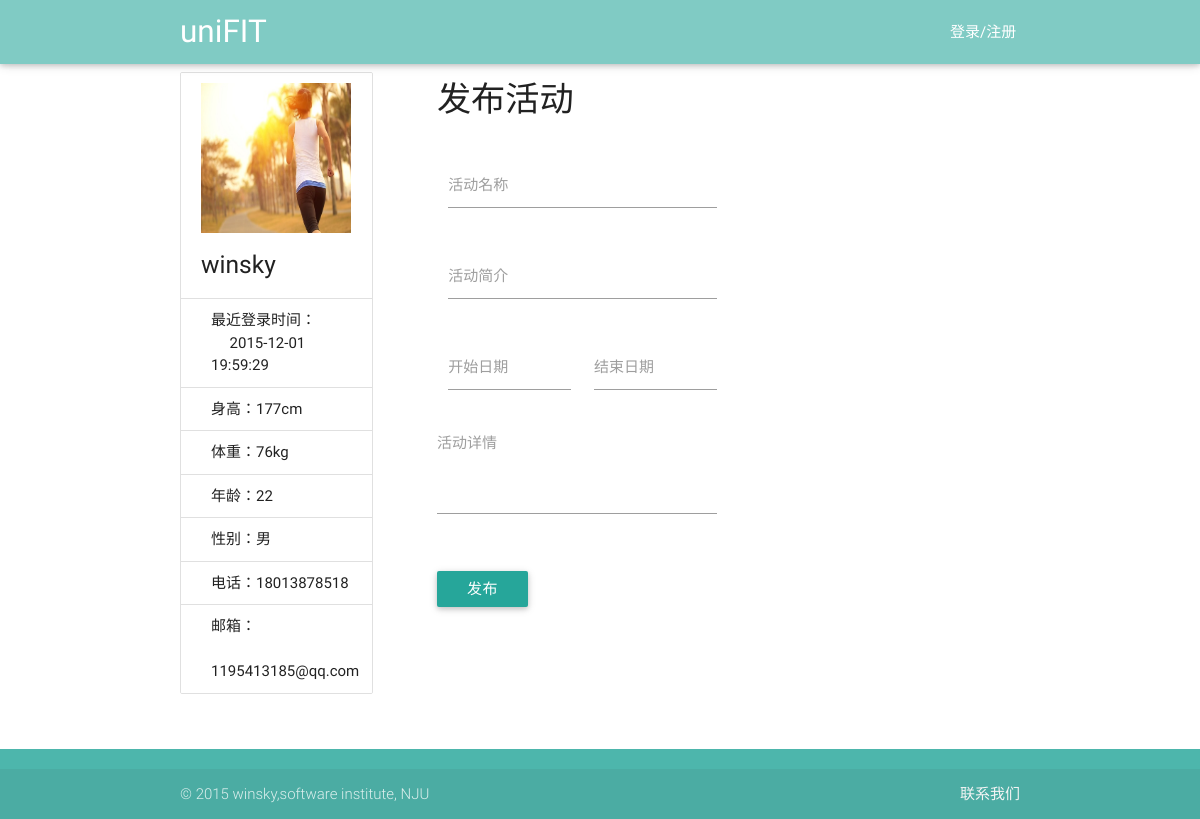
The app's page /view/releaseEvents.php?userName=winsky, older data.
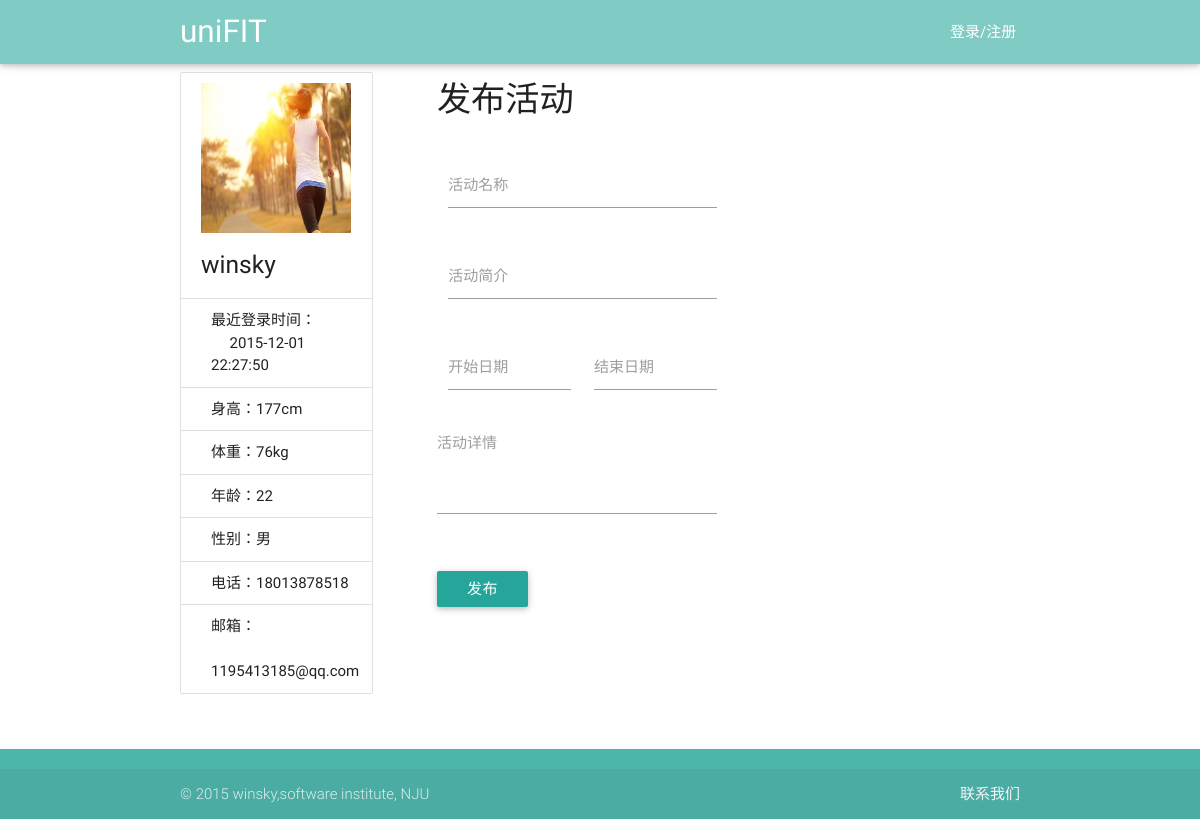
The same page, newer data.
### tables this page shows
CREATE TABLE user(id integer primary key,userName varchar(40),password int, type varchar(20) ,age int,sex varchar(20),height int,weight int,telephone varchar(40), email varchar(40),lastLoadTime date default '—');

### service/UserService.php (called while the page is built, shortened)
<?php
require_once('../utils/SqliteHelper.php');
require_once('../model/User.php');
class UserService {
    var $db_user_base_info = "user";
    var $DB = null;
    public function __construct() {
        $this->DB = new SqliteHelper('../data.db');
    }
    public function getUserByName($userName) {
        $sql = "select * from " . $this->db_user_base_info . " where userName='" . $userName . "' limit 1";
        $result = $this->DB->getList($sql);
        $rt = $result[0];
        $password = $rt["password"];
        $type = $rt["type"];
        $age = $rt["age"];
        $sex = $rt["sex"];
        $height = $rt["height"];
        $weight = $rt["weight"];
        $telephone = $rt["telephone"];
        $email = $rt["email"];
        $lastLoadTime = $rt["lastLoadTime"];
        $user = new User($userName, $age, $sex, $type, $password, $height, $weight, $email, $telephone);
        $user->setLastLoadTime($lastLoadTime);
        return $user;
    }
}

### utils/SqliteHelper.php (called while the page is built, shortened)
<?php
class SqliteHelper {
    function __construct($file) {
        try {
            $this->conn = new PDO('sqlite:' . $file);
        } catch (PDOException $e) {
            try {
                $this->conn = new PDO('sqlite2:' . $file);
            } catch (PDOException $e) {
                exit('error!');
            }
        }
    }
    function query($sql) {
        return $this->conn->query($sql);
    }
    function getList($sql) {
        $recordList = array();
        foreach ($this->RecordArray($sql) as $rstmp) {
            $recordList[] = $rstmp;
        }
        return $recordList;
    }
    function RecordArray($sql) {
        return $this->query($sql)->fetchAll();
    }
}

### model/User.php (called while the page is built, shortened)
<?php
class User {
    private $telephone = "";
    private $email = "";
    private $age = "";
    private $sex = "";
    private $height = "";
    private $weight = "";
    private $lastLoadTime="";
    public function __construct($userName, $age, $sex, $type, $password, $height, $weight, $email, $telephone) {
        $this->telephone = $telephone;
        $this->email = $email;
        $this->age = $age;
        $this->sex = $sex;
        $this->height = $height;
        $this->weight = $weight;
    }
    public function getTelephone() {
        return $this->telephone;
    }
    public function getEmail() {
        return $this->email;
    }
    public function getAge() {
        return $this->age;
    }
    public function getSex() {
        return $this->sex;
    }
    public function getHeight() {
        return $this->height;
    }
    public function getWeight() {
        return $this->weight;
    }
    public function getLastLoadTime() {
        return $this->lastLoadTime;
    }
    public function setLastLoadTime($lastLoadTime) {
        $this->lastLoadTime = $lastLoadTime;
    }
}

### view/releaseEvents.php (the view, shortened to what the changed rows need)
<!DOCTYPE html>
<html lang="en">
<head>
    <link href="../css/material_icons.css" rel="stylesheet" media="screen,projection">
    <link href="../css/materialize.css" type="text/css" rel="stylesheet" media="screen,projection"/>
    <link href="../css/style.css" type="text/css" rel="stylesheet" media="screen,projection"/>
    <link href="../css/showEvents.css" type="text/css" rel="stylesheet" media="screen,projection"/>
</head>
<body onload="write_header();write_footer();" id="top">
<div class="main container">
    <div class="row">
        <div class="col s12 l3">
            <ul class="collection with-header">
                <li class="collection-header">
                    <img src="../images/back1.jpg" width="150px" height="150px">
                    <?php
                    $userName = $_GET["userName"];
                    require_once("../service/UserService.php");
                    $userService = new UserService();
                    $user = $userService->getUserByName($userName);
                    $lastLoadTime = $user->getLastLoadTime();
                    $height = $user->getHeight()."cm";
                    $weight = $user->getWeight()."kg";
                    $age = $user->getAge();
                    $sex = $user->getSex();
                    $telephone = $user->getTelephone();
                    $email = $user->getEmail();
                    ?>
                    <h5 id="userName"><?php echo $userName; ?></h5>
                </li>
                <p class="collection-item">最近登录时间：<br> &nbsp;&nbsp;&nbsp;&nbsp; <?php echo $lastLoadTime ?></p>
                <p class="collection-item">身高：<?php echo $height ?></p>
                <p class="collection-item">体重：<?php echo $weight ?></p>
                <p class="collection-item">年龄：<?php echo $age ?></p>
                <p class="collection-item">性别：<?php echo $sex ?></p>
                <p class="collection-item">电话：<?php echo $telephone ?></p>
                <p class="collection-item">邮箱： <br> &nbsp; <?php echo $email ?></p>
            </ul>
        </div>
    </div>
</div>
</body>
</html>

Row changes from the older to the newer data that the page shows:
changed user "177cm": lastLoadTime "2015-12-01 19:59:29" → "2015-12-01 22:27:50"
